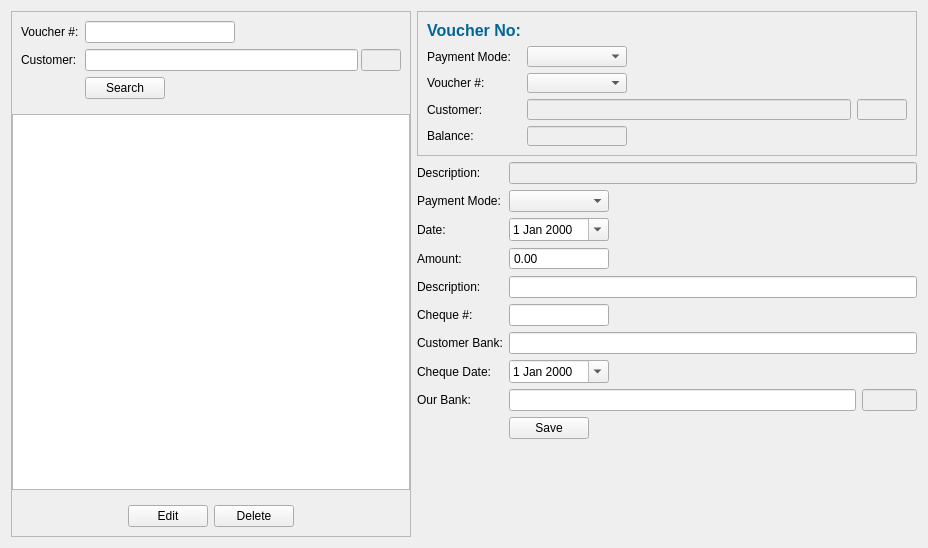
<?xml version="1.0" encoding="UTF-8"?>
<ui version="4.0">
 <class>EditChequeParchieEncashed</class>
 <widget class="QWidget" name="EditChequeParchieEncashed">
  <property name="geometry">
   <rect>
    <x>0</x>
    <y>0</y>
    <width>924</width>
    <height>548</height>
   </rect>
  </property>
  <property name="windowTitle">
   <string>Form</string>
  </property>
  <layout class="QHBoxLayout" name="horizontalLayout">
   <item>
    <widget class="QFrame" name="frame">
     <property name="minimumSize">
      <size>
       <width>400</width>
       <height>0</height>
      </size>
     </property>
     <property name="maximumSize">
      <size>
       <width>400</width>
       <height>16777215</height>
      </size>
     </property>
     <property name="frameShape">
      <enum>QFrame::StyledPanel</enum>
     </property>
     <property name="frameShadow">
      <enum>QFrame::Raised</enum>
     </property>
     <layout class="QVBoxLayout" name="verticalLayout_6">
      <property name="leftMargin">
       <number>0</number>
      </property>
      <property name="topMargin">
       <number>0</number>
      </property>
      <property name="rightMargin">
       <number>0</number>
      </property>
      <property name="bottomMargin">
       <number>0</number>
      </property>
      <item>
       <widget class="QFrame" name="frame_8">
        <property name="maximumSize">
         <size>
          <width>400</width>
          <height>16777215</height>
         </size>
        </property>
        <property name="frameShape">
         <enum>QFrame::NoFrame</enum>
        </property>
        <property name="frameShadow">
         <enum>QFrame::Raised</enum>
        </property>
        <layout class="QVBoxLayout" name="verticalLayout_7">
         <property name="leftMargin">
          <number>0</number>
         </property>
         <property name="topMargin">
          <number>0</number>
         </property>
         <property name="rightMargin">
          <number>0</number>
         </property>
         <property name="bottomMargin">
          <number>0</number>
         </property>
         <item>
          <widget class="QFrame" name="frame_9">
           <property name="maximumSize">
            <size>
             <width>16777215</width>
             <height>100</height>
            </size>
           </property>
           <property name="frameShape">
            <enum>QFrame::NoFrame</enum>
           </property>
           <property name="frameShadow">
            <enum>QFrame::Raised</enum>
           </property>
           <layout class="QFormLayout" name="formLayout_2">
            <item row="0" column="0">
             <widget class="QLabel" name="label_10">
              <property name="text">
               <string>Voucher #:</string>
              </property>
             </widget>
            </item>
            <item row="0" column="1">
             <widget class="QLineEdit" name="search_vno">
              <property name="maximumSize">
               <size>
                <width>150</width>
                <height>16777215</height>
               </size>
              </property>
             </widget>
            </item>
            <item row="1" column="0">
             <widget class="QLabel" name="label_11">
              <property name="text">
               <string>Customer:</string>
              </property>
             </widget>
            </item>
            <item row="1" column="1">
             <layout class="QHBoxLayout" name="horizontalLayout_9">
              <property name="spacing">
               <number>3</number>
              </property>
              <item>
               <widget class="QLineEdit" name="search_customername"/>
              </item>
              <item>
               <widget class="QLineEdit" name="search_customerid">
                <property name="enabled">
                 <bool>false</bool>
                </property>
                <property name="maximumSize">
                 <size>
                  <width>40</width>
                  <height>16777215</height>
                 </size>
                </property>
               </widget>
              </item>
             </layout>
            </item>
            <item row="2" column="1">
             <widget class="QPushButton" name="search_btn">
              <property name="maximumSize">
               <size>
                <width>80</width>
                <height>16777215</height>
               </size>
              </property>
              <property name="text">
               <string>Search</string>
              </property>
             </widget>
            </item>
           </layout>
          </widget>
         </item>
         <item>
          <widget class="QTableWidget" name="searchTable">
           <property name="editTriggers">
            <set>QAbstractItemView::NoEditTriggers</set>
           </property>
           <property name="selectionMode">
            <enum>QAbstractItemView::SingleSelection</enum>
           </property>
           <property name="selectionBehavior">
            <enum>QAbstractItemView::SelectRows</enum>
           </property>
          </widget>
         </item>
         <item>
          <widget class="QFrame" name="frame_10">
           <property name="frameShape">
            <enum>QFrame::NoFrame</enum>
           </property>
           <property name="frameShadow">
            <enum>QFrame::Raised</enum>
           </property>
           <layout class="QHBoxLayout" name="horizontalLayout_10">
            <item>
             <spacer name="horizontalSpacer_6">
              <property name="orientation">
               <enum>Qt::Horizontal</enum>
              </property>
              <property name="sizeHint" stdset="0">
               <size>
                <width>110</width>
                <height>20</height>
               </size>
              </property>
             </spacer>
            </item>
            <item>
             <widget class="QPushButton" name="EditButton">
              <property name="text">
               <string>Edit</string>
              </property>
             </widget>
            </item>
            <item>
             <widget class="QPushButton" name="DeleteButton">
              <property name="text">
               <string>Delete</string>
              </property>
             </widget>
            </item>
            <item>
             <spacer name="horizontalSpacer_7">
              <property name="orientation">
               <enum>Qt::Horizontal</enum>
              </property>
              <property name="sizeHint" stdset="0">
               <size>
                <width>109</width>
                <height>20</height>
               </size>
              </property>
             </spacer>
            </item>
           </layout>
          </widget>
         </item>
        </layout>
       </widget>
      </item>
     </layout>
    </widget>
   </item>
   <item>
    <widget class="QFrame" name="frame_2">
     <property name="minimumSize">
      <size>
       <width>500</width>
       <height>0</height>
      </size>
     </property>
     <property name="maximumSize">
      <size>
       <width>16777215</width>
       <height>16777215</height>
      </size>
     </property>
     <property name="frameShape">
      <enum>QFrame::NoFrame</enum>
     </property>
     <property name="frameShadow">
      <enum>QFrame::Raised</enum>
     </property>
     <layout class="QVBoxLayout" name="verticalLayout_5">
      <property name="leftMargin">
       <number>0</number>
      </property>
      <property name="topMargin">
       <number>0</number>
      </property>
      <property name="rightMargin">
       <number>0</number>
      </property>
      <property name="bottomMargin">
       <number>0</number>
      </property>
      <item>
       <widget class="QFrame" name="frame_5">
        <property name="minimumSize">
         <size>
          <width>500</width>
          <height>0</height>
         </size>
        </property>
        <property name="maximumSize">
         <size>
          <width>500</width>
          <height>145</height>
         </size>
        </property>
        <property name="frameShape">
         <enum>QFrame::StyledPanel</enum>
        </property>
        <property name="frameShadow">
         <enum>QFrame::Raised</enum>
        </property>
        <layout class="QFormLayout" name="formLayout_3">
         <item row="0" column="0">
          <widget class="QLabel" name="label_12">
           <property name="font">
            <font>
             <pointsize>12</pointsize>
             <weight>75</weight>
             <bold>true</bold>
            </font>
           </property>
           <property name="styleSheet">
            <string notr="true">color:#069;</string>
           </property>
           <property name="text">
            <string>Voucher No:</string>
           </property>
           <property name="alignment">
            <set>Qt::AlignRight|Qt::AlignTrailing|Qt::AlignVCenter</set>
           </property>
          </widget>
         </item>
         <item row="1" column="0">
          <widget class="QLabel" name="label">
           <property name="text">
            <string>Payment Mode:</string>
           </property>
          </widget>
         </item>
         <item row="1" column="1">
          <widget class="QComboBox" name="paymeth">
           <property name="minimumSize">
            <size>
             <width>100</width>
             <height>0</height>
            </size>
           </property>
           <property name="maximumSize">
            <size>
             <width>100</width>
             <height>16777215</height>
            </size>
           </property>
          </widget>
         </item>
         <item row="2" column="0">
          <widget class="QLabel" name="label_2">
           <property name="text">
            <string>Voucher #:</string>
           </property>
          </widget>
         </item>
         <item row="2" column="1">
          <widget class="QComboBox" name="voucherno">
           <property name="minimumSize">
            <size>
             <width>100</width>
             <height>0</height>
            </size>
           </property>
           <property name="maximumSize">
            <size>
             <width>100</width>
             <height>16777215</height>
            </size>
           </property>
          </widget>
         </item>
         <item row="3" column="0">
          <widget class="QLabel" name="label_3">
           <property name="text">
            <string>Customer:</string>
           </property>
          </widget>
         </item>
         <item row="3" column="1">
          <layout class="QHBoxLayout" name="horizontalLayout_4">
           <item>
            <widget class="QLineEdit" name="customername">
             <property name="enabled">
              <bool>false</bool>
             </property>
             <property name="minimumSize">
              <size>
               <width>200</width>
               <height>0</height>
              </size>
             </property>
            </widget>
           </item>
           <item>
            <widget class="QLineEdit" name="customerid">
             <property name="enabled">
              <bool>false</bool>
             </property>
             <property name="maximumSize">
              <size>
               <width>50</width>
               <height>16777215</height>
              </size>
             </property>
            </widget>
           </item>
          </layout>
         </item>
         <item row="4" column="0">
          <widget class="QLabel" name="label_4">
           <property name="maximumSize">
            <size>
             <width>100</width>
             <height>16777215</height>
            </size>
           </property>
           <property name="text">
            <string>Balance:</string>
           </property>
          </widget>
         </item>
         <item row="4" column="1">
          <widget class="QLineEdit" name="balance">
           <property name="enabled">
            <bool>false</bool>
           </property>
           <property name="minimumSize">
            <size>
             <width>100</width>
             <height>0</height>
            </size>
           </property>
           <property name="maximumSize">
            <size>
             <width>100</width>
             <height>16777215</height>
            </size>
           </property>
          </widget>
         </item>
         <item row="0" column="1">
          <widget class="QLabel" name="lbl_vno">
           <property name="font">
            <font>
             <pointsize>12</pointsize>
             <weight>75</weight>
             <bold>true</bold>
            </font>
           </property>
           <property name="styleSheet">
            <string notr="true">color:#069;</string>
           </property>
           <property name="text">
            <string/>
           </property>
          </widget>
         </item>
        </layout>
       </widget>
      </item>
      <item>
       <widget class="QFrame" name="frame_3">
        <property name="maximumSize">
         <size>
          <width>500</width>
          <height>16777215</height>
         </size>
        </property>
        <property name="frameShape">
         <enum>QFrame::NoFrame</enum>
        </property>
        <property name="frameShadow">
         <enum>QFrame::Raised</enum>
        </property>
        <layout class="QHBoxLayout" name="horizontalLayout_3">
         <property name="leftMargin">
          <number>0</number>
         </property>
         <property name="topMargin">
          <number>0</number>
         </property>
         <property name="rightMargin">
          <number>0</number>
         </property>
         <property name="bottomMargin">
          <number>0</number>
         </property>
         <item>
          <widget class="QFrame" name="frame_4">
           <property name="minimumSize">
            <size>
             <width>500</width>
             <height>0</height>
            </size>
           </property>
           <property name="maximumSize">
            <size>
             <width>500</width>
             <height>16777215</height>
            </size>
           </property>
           <property name="frameShape">
            <enum>QFrame::NoFrame</enum>
           </property>
           <property name="frameShadow">
            <enum>QFrame::Raised</enum>
           </property>
           <layout class="QFormLayout" name="formLayout">
            <property name="leftMargin">
             <number>0</number>
            </property>
            <property name="topMargin">
             <number>0</number>
            </property>
            <property name="rightMargin">
             <number>0</number>
            </property>
            <property name="bottomMargin">
             <number>0</number>
            </property>
            <item row="0" column="0">
             <widget class="QLabel" name="label_5">
              <property name="text">
               <string>Description:</string>
              </property>
             </widget>
            </item>
            <item row="0" column="1">
             <widget class="QLineEdit" name="desc">
              <property name="enabled">
               <bool>false</bool>
              </property>
             </widget>
            </item>
            <item row="1" column="0">
             <widget class="QLabel" name="label_6">
              <property name="text">
               <string>Payment Mode:</string>
              </property>
             </widget>
            </item>
            <item row="1" column="1">
             <widget class="QComboBox" name="method">
              <property name="maximumSize">
               <size>
                <width>100</width>
                <height>16777215</height>
               </size>
              </property>
             </widget>
            </item>
            <item row="2" column="0">
             <widget class="QLabel" name="label_7">
              <property name="text">
               <string>Date:</string>
              </property>
             </widget>
            </item>
            <item row="2" column="1">
             <widget class="QDateEdit" name="recievedate">
              <property name="maximumSize">
               <size>
                <width>100</width>
                <height>16777215</height>
               </size>
              </property>
              <property name="calendarPopup">
               <bool>true</bool>
              </property>
             </widget>
            </item>
            <item row="3" column="0">
             <widget class="QLabel" name="label_8">
              <property name="text">
               <string>Amount:</string>
              </property>
             </widget>
            </item>
            <item row="3" column="1">
             <widget class="QDoubleSpinBox" name="ammt">
              <property name="maximumSize">
               <size>
                <width>100</width>
                <height>16777215</height>
               </size>
              </property>
              <property name="buttonSymbols">
               <enum>QAbstractSpinBox::NoButtons</enum>
              </property>
              <property name="maximum">
               <double>9999999999999.000000000000000</double>
              </property>
             </widget>
            </item>
            <item row="4" column="0">
             <widget class="QLabel" name="label_9">
              <property name="text">
               <string>Description:</string>
              </property>
             </widget>
            </item>
            <item row="4" column="1">
             <widget class="QLineEdit" name="desc2"/>
            </item>
            <item row="5" column="0">
             <widget class="QLabel" name="lbl_checkNum">
              <property name="text">
               <string>Cheque #:</string>
              </property>
             </widget>
            </item>
            <item row="5" column="1">
             <widget class="QLineEdit" name="checkNum">
              <property name="maximumSize">
               <size>
                <width>100</width>
                <height>16777215</height>
               </size>
              </property>
             </widget>
            </item>
            <item row="6" column="0">
             <widget class="QLabel" name="lbl_bank">
              <property name="text">
               <string>Customer Bank:</string>
              </property>
             </widget>
            </item>
            <item row="6" column="1">
             <widget class="QLineEdit" name="bank"/>
            </item>
            <item row="7" column="0">
             <widget class="QLabel" name="lbl_duedate">
              <property name="text">
               <string>Cheque Date:</string>
              </property>
             </widget>
            </item>
            <item row="7" column="1">
             <widget class="QDateEdit" name="duedate">
              <property name="maximumSize">
               <size>
                <width>100</width>
                <height>16777215</height>
               </size>
              </property>
              <property name="calendarPopup">
               <bool>true</bool>
              </property>
             </widget>
            </item>
            <item row="9" column="0">
             <widget class="QLabel" name="lbl_deposit">
              <property name="text">
               <string>Our Bank:</string>
              </property>
             </widget>
            </item>
            <item row="9" column="1">
             <layout class="QHBoxLayout" name="horizontalLayout_2">
              <item>
               <widget class="QLineEdit" name="depositdescription"/>
              </item>
              <item>
               <widget class="QLineEdit" name="deposit">
                <property name="enabled">
                 <bool>false</bool>
                </property>
                <property name="maximumSize">
                 <size>
                  <width>55</width>
                  <height>16777215</height>
                 </size>
                </property>
               </widget>
              </item>
             </layout>
            </item>
            <item row="10" column="1">
             <widget class="QPushButton" name="saveButton">
              <property name="maximumSize">
               <size>
                <width>80</width>
                <height>16777215</height>
               </size>
              </property>
              <property name="text">
               <string>Save</string>
              </property>
             </widget>
            </item>
           </layout>
          </widget>
         </item>
        </layout>
       </widget>
      </item>
     </layout>
    </widget>
   </item>
  </layout>
 </widget>
 <resources/>
 <connections/>
</ui>
